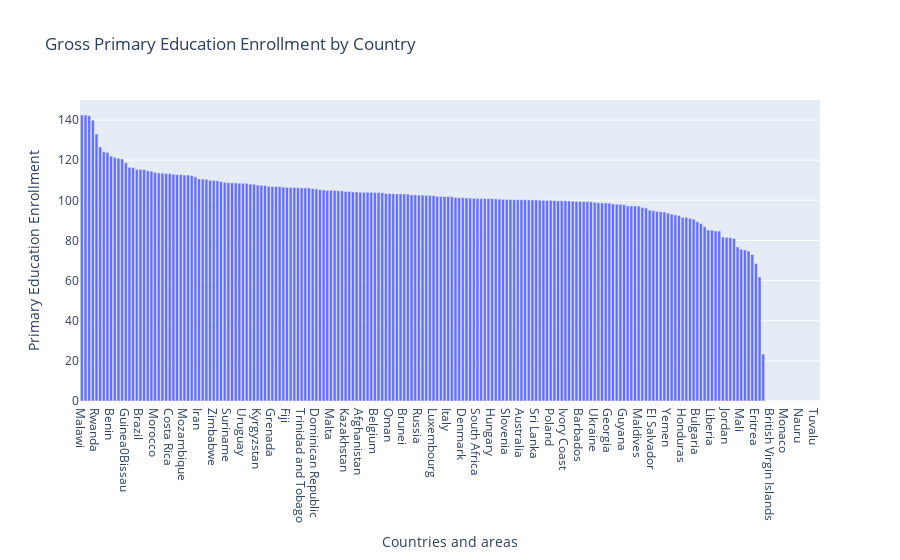

Notebook cell for this chart:
### Code cell
fig3 = px.bar(
    data.sort_values('Gross_Primary_Education_Enrollment', ascending=False),
    x='Countries and areas',
    y='Gross_Primary_Education_Enrollment',
    title='Gross Primary Education Enrollment by Country',
    labels={"Gross_Primary_Education_Enrollment": "Primary Education Enrollment"},
)
fig3.show()

### Figure 1 — Plotly figure (JSON) as saved in the notebook; plotly's stock layout.template omitted (floating-point values rounded to 4 significant figures; data arrays with more than 128 entries replaced by an {"elided": "..."} marker saying what was removed)
{"data": [{"alignmentgroup": "True", "hovertemplate": "Countries and areas=%{x}<br>Primary Education Enrollment=%{y}<extra></extra>", "legendgroup": "", "marker": {"color": "#636efa", "pattern": {"shape": ""}}, "name": "", "offsetgroup": "", "orientation": "v", "showlegend": false, "textposition": "auto", "type": "bar", "x": {"elided": "202 str values"}, "xaxis": "x", "y": {"elided": "202 float values"}, "yaxis": "y"}], "layout": {"barmode": "relative", "legend": {"tracegroupgap": 0}, "title": {"text": "Gross Primary Education Enrollment by Country"}, "xaxis": {"anchor": "y", "domain": [0, 1], "title": {"text": "Countries and areas"}}, "yaxis": {"anchor": "x", "domain": [0, 1], "title": {"text": "Primary Education Enrollment"}}}}
